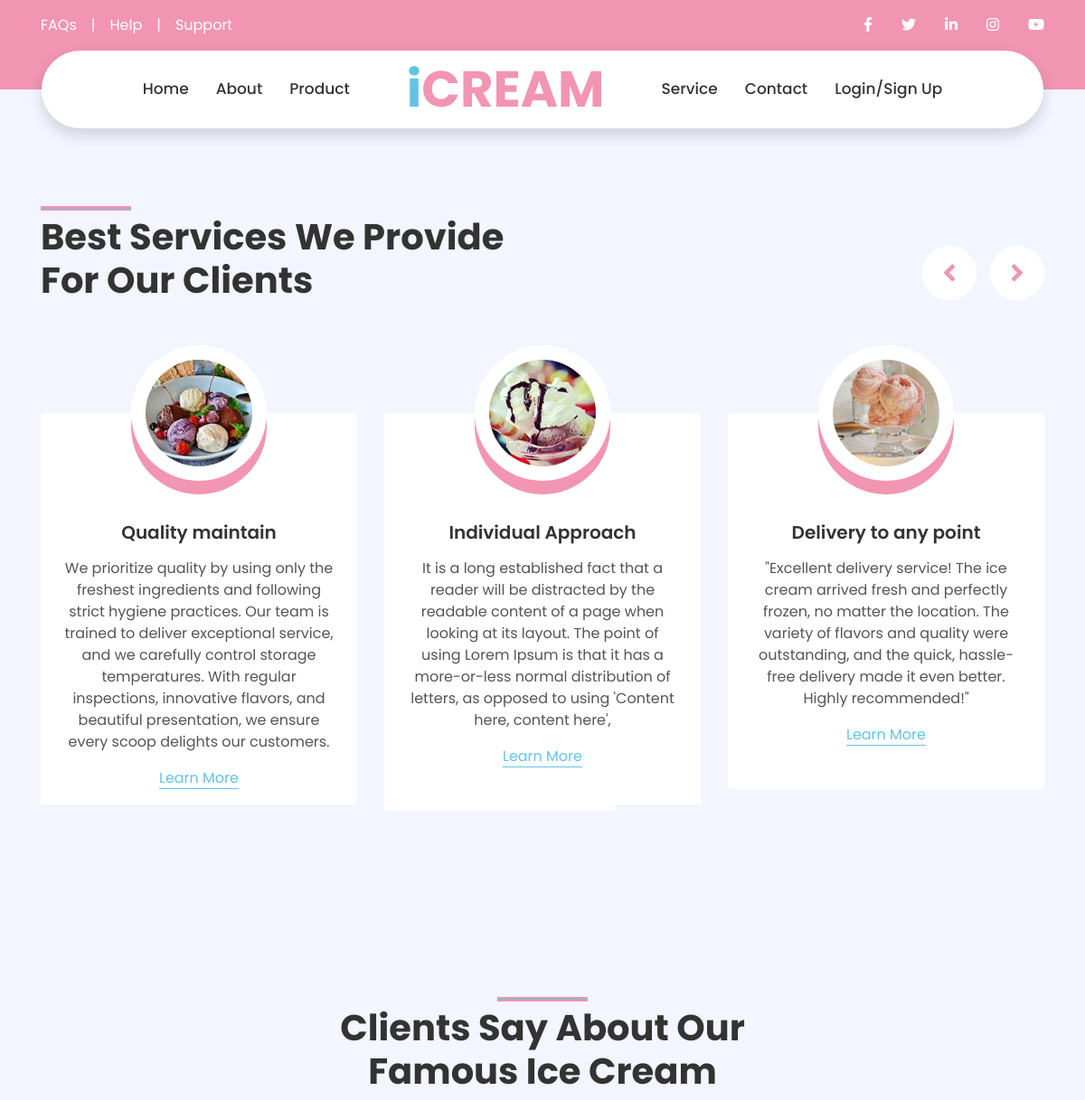
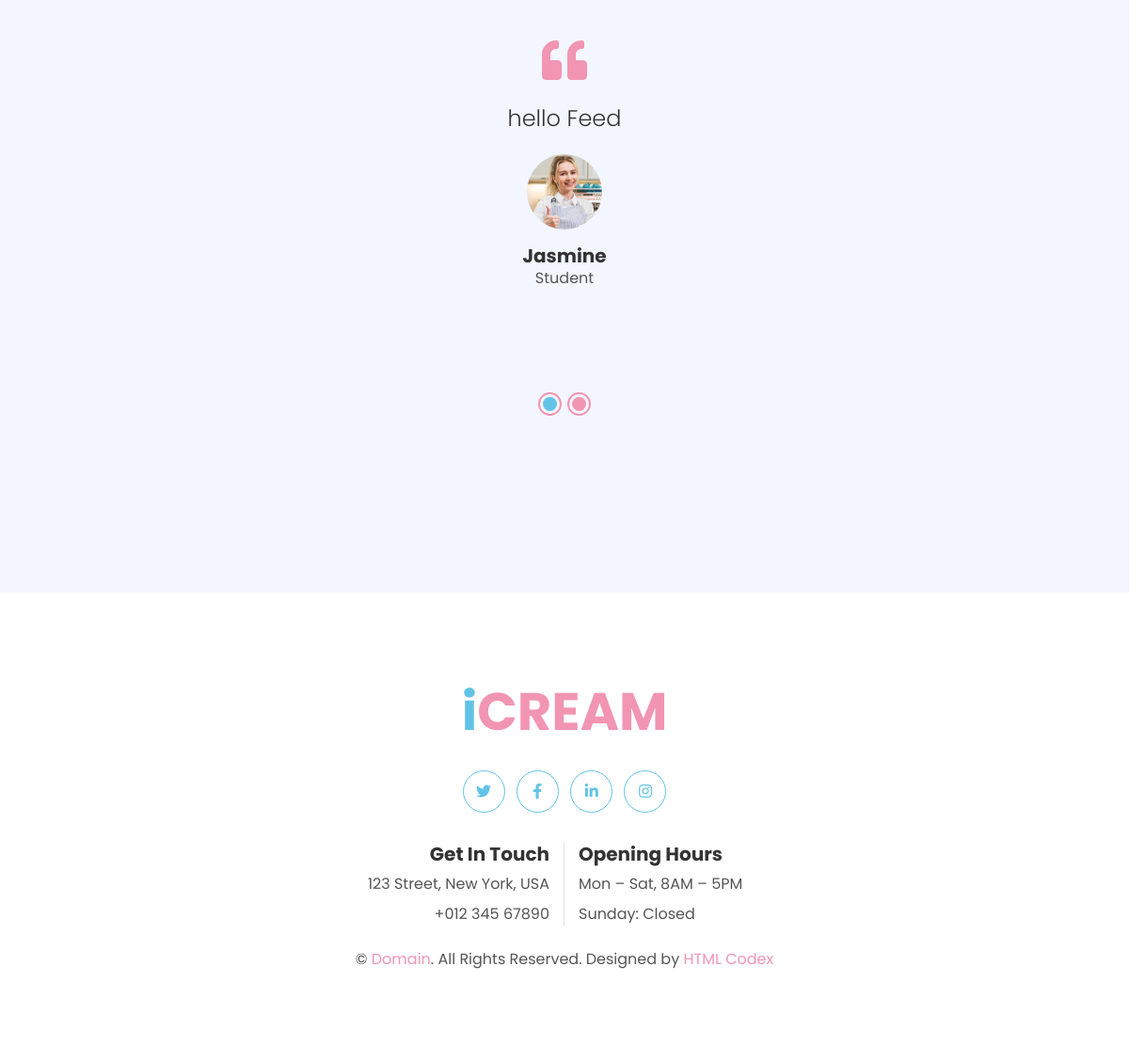
The page /ServicePage/ on the database its author committed (2 pictures, top to bottom).
### products/models.py (models this page shows)
class Services(models.Model):
    Service_name=models.CharField(max_length=100)
    Service_description=models.TextField(null=True, blank=True)
    Service_image=models.ImageField(null=True, blank=True)
    id=models.UUIDField(default=uuid.uuid4,unique=True,primary_key=True,editable=False)
    def __str__(self):
        return self.Service_name

### userApp/models.py (models this page shows)
class profile(models.Model):
    userName=models.CharField(max_length=100)
    featured_image=models.ImageField(null=True, blank=True, upload_to='profileimg/', default='profileimg/default.jpg')
    userProfession=models.CharField(max_length=100, null=True, blank=True)
    user_phone=models.CharField(max_length=100, null=True, blank=True)
    user_email=models.CharField(max_length=100, null=True, blank=True)
    user_address=models.CharField(max_length=100, null=True, blank=True)
    userFeedback=models.TextField(null=True, blank=True)
    created=models.DateTimeField(auto_now_add=True)
    id=models.UUIDField(default=uuid.uuid4,unique=True,primary_key=True,editable=False)
    def __str__(self):
        return str(self.userName)

### products/views.py (the view)
# urls.py: path('ServicePage/', views.ServicePage, name='ServicePage'),
def ServicePage(request):
    ServiceData=Services.objects.all()
    ClientData=profile.objects.all()
    print(ServiceData)
    print(ClientData)
    context={'service':ServiceData, 'profile':ClientData}
    return render(request, 'products/ServicePage.html',context )

### products/templates/products/ServicePage.html
{% extends 'main.html' %}
{% block Content %}
<div class="container-fluid py-5">
    <div class="container py-5">
        <div class="row">
            <div class="col-lg-6">
                <h1 class="section-title position-relative mb-5">Best Services We Provide For Our Clients</h1>
            </div>
            <div class="col-lg-6 mb-5 mb-lg-0 pb-5 pb-lg-0"></div>
        </div>
        <div class="row">
            <div class="col-12">
                <div class="owl-carousel service-carousel">
                    {% for data in service %}
                    <div class="service-item">
                        <div class="service-img mx-auto">
                            <img class="rounded-circle w-100 h-100 bg-light p-3" src="{{data.Service_image.url}}" style="object-fit: cover;">
                        </div>
                        <div class="position-relative text-center bg-light rounded p-4 pb-5" style="margin-top: -75px;">
                            <h5 class="font-weight-semi-bold mt-5 mb-3 pt-5">{{data.Service_name}}</h5>
                            <p>{{data.Service_description}}</p>
                            <a href="" class="border-bottom border-secondary text-decoration-none text-secondary">Learn More</a>
                        </div>
                    </div>
                    {% endfor %}
                </div>
            </div>
        </div>
    </div>
</div>
<div class="container-fluid py-5">
    <div class="container py-5">
        <div class="row justify-content-center">
            <div class="col-lg-6">
                <h1 class="section-title position-relative text-center mb-5">Clients Say About Our Famous Ice Cream</h1>
            </div>
        </div>
        <div class="row justify-content-center">
            <div class="col-lg-8">
                <div class="owl-carousel testimonial-carousel">
                    {% for data in profile %}
                    <div class="text-center">
                        <i class="fa fa-3x fa-quote-left text-primary mb-4"></i>
                        <h4 class="font-weight-light mb-4">{{data.userFeedback}}</h4>
                        <img class="img-fluid mx-auto mb-3" src="{{data.featured_image.url}}" alt="">
                        <h5 class="font-weight-bold m-0">{{data.userName}}</h5>
                        <span>{{data.userProfession}}</span>
                    </div>
                    {% endfor %}
                </div>
            </div>
        </div>
    </div>
</div>
{% endblock Content %}

### templates/main.html (shortened to what this page needs)
<!DOCTYPE html>
{% load static %}
<html lang="en">
    <head>
        <link href="https://cdnjs.cloudflare.com/ajax/libs/font-awesome/5.10.0/css/all.min.css" rel="stylesheet">
        <link href="{% static 'lib/owlcarousel/assets/owl.carousel.min.css' %}" rel="stylesheet">
        <link href="{% static 'lib/lightbox/css/lightbox.min.css' %}" rel="stylesheet">
        <link rel="stylesheet" href="{% static 'css/style.css' %}" />
    </head>
<body>
    {% include 'navbar.html' %}
    {% block Content %}
    {% endblock Content %}
        <div class="container-fluid footer bg-light py-5" style="margin-top: 90px;">
            <div class="container text-center py-5">
                <div class="row">
                    <div class="col-12 mb-4">
                        <a href="index.html" class="navbar-brand m-0">
                            <h1 class="m-0 mt-n2 display-4 text-primary"><span class="text-secondary">i</span>CREAM</h1>
                        </a>
                    </div>
                    <div class="col-12 mb-4">
                        <a class="btn btn-outline-secondary btn-social mr-2" href="#"><i class="fab fa-twitter"></i></a>
                        <a class="btn btn-outline-secondary btn-social mr-2" href="#"><i class="fab fa-facebook-f"></i></a>
                        <a class="btn btn-outline-secondary btn-social mr-2" href="#"><i class="fab fa-linkedin-in"></i></a>
                        <a class="btn btn-outline-secondary btn-social" href="#"><i class="fab fa-instagram"></i></a>
                    </div>
                    <div class="col-12 mt-2 mb-4">
                        <div class="row">
                            <div class="col-sm-6 text-center text-sm-right border-right mb-3 mb-sm-0">
                                <h5 class="font-weight-bold mb-2">Get In Touch</h5>
                                <p class="mb-2">123 Street, New York, USA</p>
                                <p class="mb-0">+012 345 67890</p>
                            </div>
                            <div class="col-sm-6 text-center text-sm-left">
                                <h5 class="font-weight-bold mb-2">Opening Hours</h5>
                                <p class="mb-2">Mon – Sat, 8AM – 5PM</p>
                                <p class="mb-0">Sunday: Closed</p>
                            </div>
                        </div>
                    </div>
                    <div class="col-12">
                        <p class="m-0">&copy; <a href="#">Domain</a>. All Rights Reserved. Designed by <a href="https://htmlcodex.com">HTML Codex</a>
                        </p>
                    </div>
                </div>
            </div>
        </div>
</body>
</html>

### templates/navbar.html (shortened to what this page needs)
<!DOCTYPE html>
{% load static %}
<html>
<div class="container-fluid bg-primary py-3 d-none d-md-block">
  <div class="container">
      <div class="row">
          <div class="col-md-6 text-center text-lg-left mb-2 mb-lg-0">
              <div class="d-inline-flex align-items-center">
                  <a class="text-white pr-3" href="">FAQs</a>
                  <span class="text-white">|</span>
                  <a class="text-white px-3" href="">Help</a>
                  <span class="text-white">|</span>
                  <a class="text-white pl-3" href="">Support</a>
              </div>
          </div>
          <div class="col-md-6 text-center text-lg-right">
              <div class="d-inline-flex align-items-center">
                  <a class="text-white px-3" href="">
                      <i class="fab fa-facebook-f"></i>
                  </a>
                  <a class="text-white px-3" href="">
                      <i class="fab fa-twitter"></i>
                  </a>
                  <a class="text-white px-3" href="">
                      <i class="fab fa-linkedin-in"></i>
                  </a>
                  <a class="text-white px-3" href="">
                      <i class="fab fa-instagram"></i>
                  </a>
                  <a class="text-white pl-3" href="">
                      <i class="fab fa-youtube"></i>
                  </a>
              </div>
          </div>
      </div>
  </div>
</div>
<div class="container-fluid position-relative nav-bar p-0">
  <div class="container-lg position-relative p-0 px-lg-3" style="z-index: 9;">
      <nav class="navbar navbar-expand-lg bg-white navbar-light shadow p-lg-0">
          <div class="collapse navbar-collapse justify-content-between" id="navbarCollapse">
              <div class="navbar-nav ml-auto py-0">
                  <a href="{% url 'home' %}" class="nav-item nav-link">Home</a>
                  <a href="{% url 'aboutPage' %}" class="nav-item nav-link">About</a>
                  <a href="{% url 'productPage' %}" class="nav-item nav-link">Product</a>
              </div>
              <a href="/" class="navbar-brand mx-5 d-none d-lg-block">
                  <h1 class="m-0 display-4 text-primary"><span class="text-secondary">i</span>CREAM</h1>
              </a>
              <div class="navbar-nav mr-auto py-0">
                  <a href="{% url 'ServicePage' %}" class="nav-item nav-link">Service</a>
                  <a href="{% url 'contactPage' %}" class="nav-item nav-link">Contact</a>
                  {% if request.user.is_authenticated %}
                  <a href="{% url 'profiles' %}" class="nav-item nav-link">Profile</a>
                  <a href="{% url 'logout' %}" class="nav-item nav-link">Logout</a>
                  {% else %}
                  <a href="{% url 'login' %}" class="nav-item nav-link">Login/Sign Up</a>
                  {% endif %}
              </div>
          </div>
      </nav>
  </div>
</div>
</html>

### rows shown on the page
Services: Service_image (picture), Service_name "Quality maintain", Service_description "We prioritize quality by using only the freshest ingredients and following strict hygiene practices. Our team is trained to deliver exceptional service, and we carefully control storage temperatures. With regular inspections, innovative flavors, and beautiful presentation, we ensure every scoop delights our customers."
Services: Service_image (picture), Service_name "Individual Approach", Service_description "It is a long established fact that a reader will be distracted by the readable content of a page when looking at its layout. The point of using Lorem Ipsum is that it has a more-or-less normal distribution of letters, as opposed to using 'Content here, content here',"
Services: Service_image (picture), Service_name "Delivery to any point", Service_description "\"Excellent delivery service! The ice cream arrived fresh and perfectly frozen, no matter the location. The variety of flavors and quality were outstanding, and the quick, hassle-free delivery made it even better. Highly recommended!\""
profile: userFeedback "hello Feed", featured_image (picture), userName "Jasmine", userProfession "Student"
